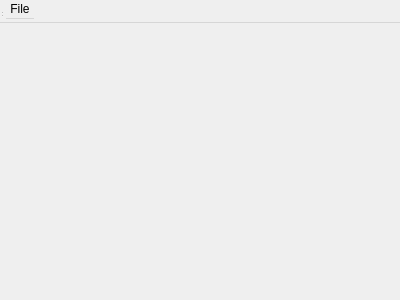
<?xml version="1.0" encoding="UTF-8"?>
<ui version="4.0">
 <class>ShowSvgDialog</class>
 <widget class="QDialog" name="ShowSvgDialog">
  <property name="geometry">
   <rect>
    <x>0</x>
    <y>0</y>
    <width>400</width>
    <height>300</height>
   </rect>
  </property>
  <property name="windowTitle">
   <string>MainWindow</string>
  </property>
  <property name="windowIcon">
   <iconset resource="icons.qrc">
    <normaloff>:/icons/ico.ico</normaloff>:/icons/ico.ico</iconset>
  </property>
  <widget class="QWidget" name="centralWidget" native="true">
   <property name="geometry">
    <rect>
     <x>0</x>
     <y>0</y>
     <width>100</width>
     <height>30</height>
    </rect>
   </property>
  </widget>
  <widget class="QMenuBar" name="menuBar">
   <property name="geometry">
    <rect>
     <x>0</x>
     <y>0</y>
     <width>400</width>
     <height>23</height>
    </rect>
   </property>
   <widget class="QMenu" name="menuFile">
    <property name="title">
     <string>File</string>
    </property>
    <addaction name="actionOpen"/>
   </widget>
   <addaction name="menuFile"/>
  </widget>
  <widget class="QToolBar" name="mainToolBar">
   <property name="geometry">
    <rect>
     <x>0</x>
     <y>0</y>
     <width>4</width>
     <height>12</height>
    </rect>
   </property>
  </widget>
  <widget class="QStatusBar" name="statusBar">
   <property name="geometry">
    <rect>
     <x>0</x>
     <y>0</y>
     <width>3</width>
     <height>18</height>
    </rect>
   </property>
  </widget>
  <action name="actionOpen">
   <property name="text">
    <string>Open</string>
   </property>
  </action>
 </widget>
 <layoutdefault spacing="6" margin="11"/>
 <resources>
  <include location="icons.qrc"/>
 </resources>
 <connections/>
</ui>
